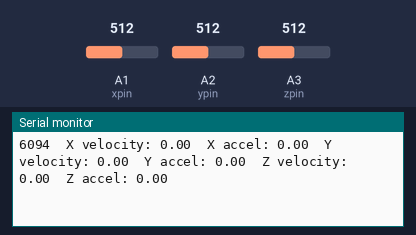
This sketch was run on a simulated Arduino Uno, built with avr-gcc and run on an emulated ATmega328P. Parts: the last lines printed to the serial monitor. The test bench sets the inputs (shaded band); at power-on: A1 (xpin) = 512, A2 (ypin) = 512, A3 (zpin) = 512.

Above: at 6.2 s.
6.3 s: A1 (xpin) set to 504
At 6.36 s:
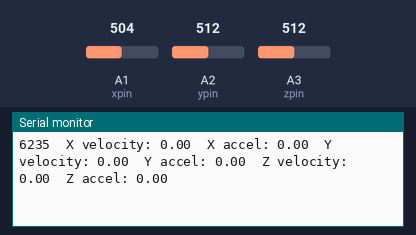
9.3 s: A2 (ypin) set to 505
At 9.35 s:
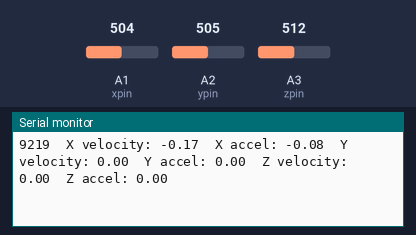
12.3 s: A3 (zpin) set to 505
At 12.39 s:
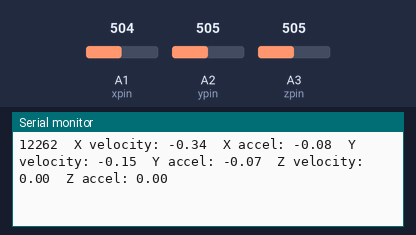
Timing chart, 0 to 15.3 s (numbered marks = the images above; inputs shaded):
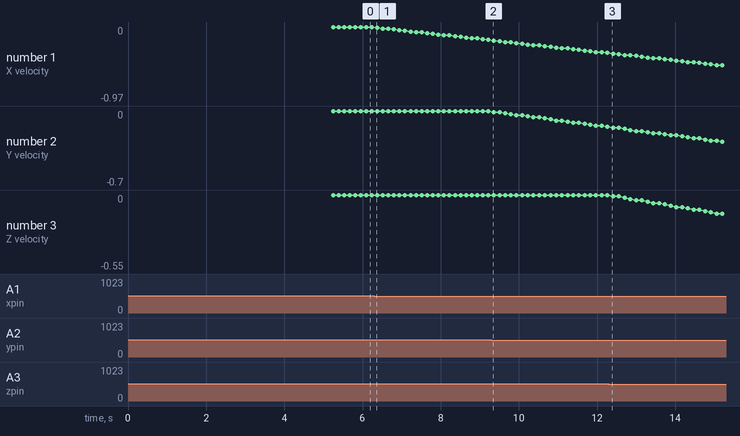

The sketch:

velocity.ino
```cpp
  // put your setup code here, to run once:
  const int xpin = A1;
  const int ypin = A2;
  const int zpin = A3;
  int sampleDelay = 100;

  float avg_x;
  float avg_y;
  float avg_z;

  float xval[100] = {0};
  float yval[100] = {0};
  float zval[100] = {0};
  float xavg, yavg, zavg;

  bool flag = false;

  float vox=0;
  float voy=0;
  float voz=0;

  void setup() {
    Serial.begin(9600);
    Serial.println("Hold still for 5 seconds");
    Serial.println("Begin calibrating");
    analogReference(EXTERNAL); //3.3V pin
    pinMode(xpin, INPUT);
    pinMode(ypin, INPUT);
    pinMode(zpin, INPUT);
    unsigned long timeStart = millis();
    int counter = 0;
    float x = 0;
    float y = 0;
    float z = 0;
    float zero_G =512;
    float scale =102.3;
    while (timeStart < 5000) {
      int x_raw = analogRead(xpin);
      float x_adjust = (float(x_raw) - zero_G)/scale;
      x = x + x_adjust;
      delay(1);
      int y_raw = analogRead(ypin);
      float y_adjust = (float(y_raw) - zero_G)/scale;
      y = y + y_adjust;
      delay(1);
      int z_raw = analogRead(zpin);
      float z_adjust = (float(z_raw) - zero_G)/scale;
      z = z + z_adjust;
      delay(1);
      timeStart = millis();
      counter++;
    }
    Serial.println("Calibration Complete: Begin Moving");
    avg_x = x/counter;
    avg_y = y/counter;
    avg_z = z/counter;
    Serial.print("X offset: ");
    Serial.print(avg_x);
    Serial.print("\t");
    Serial.print("Y offset: ");
    Serial.print(avg_y);
    Serial.print("\t");
    Serial.print("Z offset: ");
    Serial.print(avg_z);
    Serial.println();
    Serial.print("Time Stamp: ");
    Serial.print('\t');
    Serial.print("Acceleration: ");

    // initial conditions for calculating velocity
}

unsigned long timeStart = millis();
unsigned long currTime;


void loop() {
  // put your main code here, to run repeatedly:

  float xaccl;
  float yaccl;
  float zaccl;
  int steps = 0;
  float zero_G =512;
  float scale =102.3;

//  for (int a = 0; a < 100; a++) {
unsigned long preReadingTime = millis();
unsigned long postReadingTime = millis();
    int x_reading = analogRead(xpin);
    float x_adjust = (float(x_reading) - zero_G)/scale;
    float x_calib = x_adjust - avg_x;
    delay(1);

    int y_reading = analogRead(ypin);
    float y_adjust = (float(y_reading) - zero_G)/scale;
    float y_calib = y_adjust - avg_y;

    int z_reading = analogRead(zpin);
    float z_adjust = (float(z_reading) - zero_G)/scale;
    float z_calib = z_adjust - avg_z;

    xaccl = x_calib - xavg;
    delay(1);
    yaccl = y_calib - yavg;
    delay(1);
    zaccl = z_calib - zavg;
    delay(1);

    float vx = vox + xaccl*.104; // .104 bc of sample delay (100 ms) and then 4 additional 1 ms delays in loop
    float vy = voy + yaccl*.104;
    float vz = voz + zaccl*.104;

    //totvect[a] = sqrt(((xaccl[a] - xavg) * (xaccl[a] - xavg)) + ((yaccl[a] - yavg) * (yaccl[a] - yavg)) + ((zval[a] - zavg) * (zval[a] - zavg)));
    //totave[a] = (totvect[a] + totvect[a - 1]) / 2 ;
    currTime = millis() - timeStart;
    Serial.print(currTime);
    Serial.print('\t');
    Serial.print("X velocity: ");
    Serial.print(vx);
    Serial.print('\t');
    Serial.print("X accel: ");
    Serial.print(xaccl);
    Serial.print("\t");
    Serial.print("Y velocity: ");
    Serial.print(vy);
    Serial.print('\t');
    Serial.print("Y accel: ");
    Serial.print(yaccl);
    Serial.print("\t");
    Serial.print("Z velocity: ");
    Serial.print(vz);
    Serial.print('\t');
    Serial.print("Z accel: ");
    Serial.print(zaccl);
    Serial.println();

    vox=vx;
    voy=vy;
    voz=vz;

   delay(sampleDelay);


//}
}
```

Measured:
- plotted number 1: 0 → -0.17 after the input at 6.3 s
